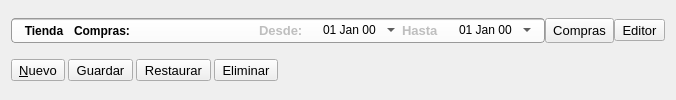
               <widget class="QWidget" name="topModuleC" native="true">
                <layout class="QVBoxLayout" name="verticalLayout_29">
                 <property name="spacing">
                  <number>0</number>
                 </property>
                 <property name="topMargin">
                  <number>2</number>
                 </property>
                 <property name="bottomMargin">
                  <number>2</number>
                 </property>
                 <item>
                  <layout class="QHBoxLayout" name="horizontalLayout_54">
                   <property name="topMargin">
                    <number>0</number>
                   </property>
                   <item>
                    <widget class="QFrame" name="fBuscar_7">
                     <property name="sizePolicy">
                      <sizepolicy hsizetype="Preferred" vsizetype="Fixed">
                       <horstretch>0</horstretch>
                       <verstretch>0</verstretch>
                      </sizepolicy>
                     </property>
                     <property name="styleSheet">
                      <string notr="true">.QFrame{background-color: qlineargradient(spread:pad, x1:0, y1:0, x2:0, y2:1, stop:0 rgba(150, 150, 150, 255), stop:0.084833 rgba(255, 255, 255, 255), stop:1 rgba(250, 250, 250, 255));padding:0px; border-radius:4px;border:1px solid #999}
QLabel{
padding-right:5px;

}
QLineEdit,QToolButton,QDateEdit{background:transparent; border:0px; padding:3px;margin-left:5px;}
QDateEdit::drop-down{
image: url(:/actions/images/actions/black_18/calendar.png);
}</string>
                     </property>
                     <property name="frameShape">
                      <enum>QFrame::StyledPanel</enum>
                     </property>
                     <property name="frameShadow">
                      <enum>QFrame::Raised</enum>
                     </property>
                     <layout class="QHBoxLayout" name="horizontalLayout_55">
                      <property name="spacing">
                       <number>0</number>
                      </property>
                      <property name="leftMargin">
                       <number>0</number>
                      </property>
                      <property name="topMargin">
                       <number>0</number>
                      </property>
                      <property name="bottomMargin">
                       <number>0</number>
                      </property>
                      <item>
                       <widget class="QToolButton" name="tbcoHome">
                        <property name="sizePolicy">
                         <sizepolicy hsizetype="Preferred" vsizetype="Preferred">
                          <horstretch>0</horstretch>
                          <verstretch>0</verstretch>
                         </sizepolicy>
                        </property>
                        <property name="font">
                         <font>
                          <weight>75</weight>
                          <bold>true</bold>
                         </font>
                        </property>
                        <property name="text">
                         <string>Tienda</string>
                        </property>
                        <property name="icon">
                         <iconset resource="../icons.qrc">
                          <normaloff>:/modulos/images/png/mini/compras.png</normaloff>:/modulos/images/png/mini/compras.png</iconset>
                        </property>
                        <property name="iconSize">
                         <size>
                          <width>18</width>
                          <height>18</height>
                         </size>
                        </property>
                        <property name="shortcut">
                         <string>Home</string>
                        </property>
                        <property name="toolButtonStyle">
                         <enum>Qt::ToolButtonIconOnly</enum>
                        </property>
                       </widget>
                      </item>
                      <item>
                       <widget class="QLabel" name="lbeProducto_6">
                        <property name="font">
                         <font>
                          <weight>75</weight>
                          <bold>true</bold>
                         </font>
                        </property>
                        <property name="text">
                         <string>Compras:</string>
                        </property>
                       </widget>
                      </item>
                      <item>
                       <widget class="QLineEdit" name="lepFiltro_5"/>
                      </item>
                      <item>
                       <widget class="QLabel" name="label_65">
                        <property name="enabled">
                         <bool>false</bool>
                        </property>
                        <property name="font">
                         <font>
                          <pointsize>10</pointsize>
                          <weight>75</weight>
                          <bold>true</bold>
                         </font>
                        </property>
                        <property name="text">
                         <string>Desde:</string>
                        </property>
                       </widget>
                      </item>
                      <item>
                       <widget class="QDateEdit" name="decfecha">
                        <property name="sizePolicy">
                         <sizepolicy hsizetype="Fixed" vsizetype="Fixed">
                          <horstretch>0</horstretch>
                          <verstretch>0</verstretch>
                         </sizepolicy>
                        </property>
                        <property name="alignment">
                         <set>Qt::AlignRight|Qt::AlignTrailing|Qt::AlignVCenter</set>
                        </property>
                        <property name="buttonSymbols">
                         <enum>QAbstractSpinBox::PlusMinus</enum>
                        </property>
                        <property name="accelerated">
                         <bool>true</bool>
                        </property>
                        <property name="displayFormat">
                         <string>dd MMM yy</string>
                        </property>
                        <property name="calendarPopup">
                         <bool>true</bool>
                        </property>
                       </widget>
                      </item>
                      <item>
                       <widget class="QLabel" name="label_64">
                        <property name="enabled">
                         <bool>false</bool>
                        </property>
                        <property name="font">
                         <font>
                          <pointsize>10</pointsize>
                          <weight>75</weight>
                          <bold>true</bold>
                         </font>
                        </property>
                        <property name="text">
                         <string>Hasta</string>
                        </property>
                       </widget>
                      </item>
                      <item>
                       <widget class="QDateEdit" name="decHasta">
                        <property name="sizePolicy">
                         <sizepolicy hsizetype="Fixed" vsizetype="Fixed">
                          <horstretch>0</horstretch>
                          <verstretch>0</verstretch>
                         </sizepolicy>
                        </property>
                        <property name="alignment">
                         <set>Qt::AlignRight|Qt::AlignTrailing|Qt::AlignVCenter</set>
                        </property>
                        <property name="buttonSymbols">
                         <enum>QAbstractSpinBox::PlusMinus</enum>
                        </property>
                        <property name="accelerated">
                         <bool>true</bool>
                        </property>
                        <property name="displayFormat">
                         <string>dd MMM yy</string>
                        </property>
                        <property name="calendarPopup">
                         <bool>true</bool>
                        </property>
                       </widget>
                      </item>
                     </layout>
                    </widget>
                   </item>
                   <item>
                    <widget class="QToolButton" name="tbCompras">
                     <property name="sizePolicy">
                      <sizepolicy hsizetype="Preferred" vsizetype="Preferred">
                       <horstretch>0</horstretch>
                       <verstretch>0</verstretch>
                      </sizepolicy>
                     </property>
                     <property name="font">
                      <font>
                       <pointsize>10</pointsize>
                      </font>
                     </property>
                     <property name="toolTip">
                      <string>Lista de productos</string>
                     </property>
                     <property name="text">
                      <string>Compras</string>
                     </property>
                     <property name="icon">
                      <iconset resource="../icons.qrc">
                       <normaloff>:/actions/images/actions/color_18/spreadsheet.png</normaloff>:/actions/images/actions/color_18/spreadsheet.png</iconset>
                     </property>
                     <property name="iconSize">
                      <size>
                       <width>18</width>
                       <height>18</height>
                      </size>
                     </property>
                     <property name="toolButtonStyle">
                      <enum>Qt::ToolButtonTextUnderIcon</enum>
                     </property>
                    </widget>
                   </item>
                   <item>
                    <widget class="QToolButton" name="tbcEditor">
                     <property name="font">
                      <font>
                       <pointsize>10</pointsize>
                      </font>
                     </property>
                     <property name="text">
                      <string>Editor</string>
                     </property>
                     <property name="icon">
                      <iconset resource="../icons.qrc">
                       <normaloff>:/actions/images/actions/color_18/list.png</normaloff>:/actions/images/actions/color_18/list.png</iconset>
                     </property>
                     <property name="iconSize">
                      <size>
                       <width>18</width>
                       <height>18</height>
                      </size>
                     </property>
                     <property name="toolButtonStyle">
                      <enum>Qt::ToolButtonTextUnderIcon</enum>
                     </property>
                    </widget>
                   </item>
                  </layout>
                 </item>
                 <item>
                  <layout class="QHBoxLayout" name="horizontalLayout_53">
                   <property name="spacing">
                    <number>3</number>
                   </property>
                   <item>
                    <widget class="QToolButton" name="tbcoNuevo">
                     <property name="sizePolicy">
                      <sizepolicy hsizetype="Preferred" vsizetype="Preferred">
                       <horstretch>0</horstretch>
                       <verstretch>0</verstretch>
                      </sizepolicy>
                     </property>
                     <property name="font">
                      <font>
                       <pointsize>10</pointsize>
                      </font>
                     </property>
                     <property name="toolTip">
                      <string>Nueva compra</string>
                     </property>
                     <property name="text">
                      <string>&amp;Nuevo</string>
                     </property>
                     <property name="icon">
                      <iconset resource="../icons.qrc">
                       <normaloff>:/actions/images/actions/black_18/add.png</normaloff>:/actions/images/actions/black_18/add.png</iconset>
                     </property>
                     <property name="iconSize">
                      <size>
                       <width>18</width>
                       <height>18</height>
                      </size>
                     </property>
                     <property name="shortcut">
                      <string>Ctrl+N</string>
                     </property>
                     <property name="toolButtonStyle">
                      <enum>Qt::ToolButtonTextBesideIcon</enum>
                     </property>
                    </widget>
                   </item>
                   <item>
                    <widget class="QToolButton" name="tbcoGuardar">
                     <property name="sizePolicy">
                      <sizepolicy hsizetype="Preferred" vsizetype="Preferred">
                       <horstretch>0</horstretch>
                       <verstretch>0</verstretch>
                      </sizepolicy>
                     </property>
                     <property name="font">
                      <font>
                       <pointsize>10</pointsize>
                      </font>
                     </property>
                     <property name="toolTip">
                      <string>Guardar</string>
                     </property>
                     <property name="text">
                      <string>Guardar</string>
                     </property>
                     <property name="icon">
                      <iconset resource="../icons.qrc">
                       <normaloff>:/actions/images/actions/black_18/diskette.png</normaloff>:/actions/images/actions/black_18/diskette.png</iconset>
                     </property>
                     <property name="iconSize">
                      <size>
                       <width>18</width>
                       <height>18</height>
                      </size>
                     </property>
                     <property name="shortcut">
                      <string>Ctrl+G</string>
                     </property>
                     <property name="toolButtonStyle">
                      <enum>Qt::ToolButtonTextBesideIcon</enum>
                     </property>
                    </widget>
                   </item>
                   <item>
                    <widget class="QToolButton" name="tbcoLimpiar">
                     <property name="sizePolicy">
                      <sizepolicy hsizetype="Preferred" vsizetype="Preferred">
                       <horstretch>0</horstretch>
                       <verstretch>0</verstretch>
                      </sizepolicy>
                     </property>
                     <property name="font">
                      <font>
                       <pointsize>10</pointsize>
                      </font>
                     </property>
                     <property name="toolTip">
                      <string>Restaurar</string>
                     </property>
                     <property name="text">
                      <string>Restaurar</string>
                     </property>
                     <property name="icon">
                      <iconset resource="../icons.qrc">
                       <normaloff>:/actions/images/actions/black_18/undo.png</normaloff>:/actions/images/actions/black_18/undo.png</iconset>
                     </property>
                     <property name="iconSize">
                      <size>
                       <width>18</width>
                       <height>18</height>
                      </size>
                     </property>
                     <property name="shortcut">
                      <string>Ctrl+Backspace</string>
                     </property>
                     <property name="toolButtonStyle">
                      <enum>Qt::ToolButtonTextBesideIcon</enum>
                     </property>
                    </widget>
                   </item>
                   <item>
                    <widget class="QToolButton" name="tbcoEliminar">
                     <property name="font">
                      <font>
                       <pointsize>10</pointsize>
                      </font>
                     </property>
                     <property name="text">
                      <string>Eliminar</string>
                     </property>
                     <property name="icon">
                      <iconset resource="../icons.qrc">
                       <normaloff>:/actions/images/actions/black_18/delete.png</normaloff>:/actions/images/actions/black_18/delete.png</iconset>
                     </property>
                     <property name="toolButtonStyle">
                      <enum>Qt::ToolButtonTextBesideIcon</enum>
                     </property>
                    </widget>
                   </item>
                   <item>
                    <spacer name="horizontalSpacer_20">
                     <property name="orientation">
                      <enum>Qt::Horizontal</enum>
                     </property>
                     <property name="sizeHint" stdset="0">
                      <size>
                       <width>40</width>
                       <height>20</height>
                      </size>
                     </property>
                    </spacer>
                   </item>
                  </layout>
                 </item>
                </layout>
               </widget>
